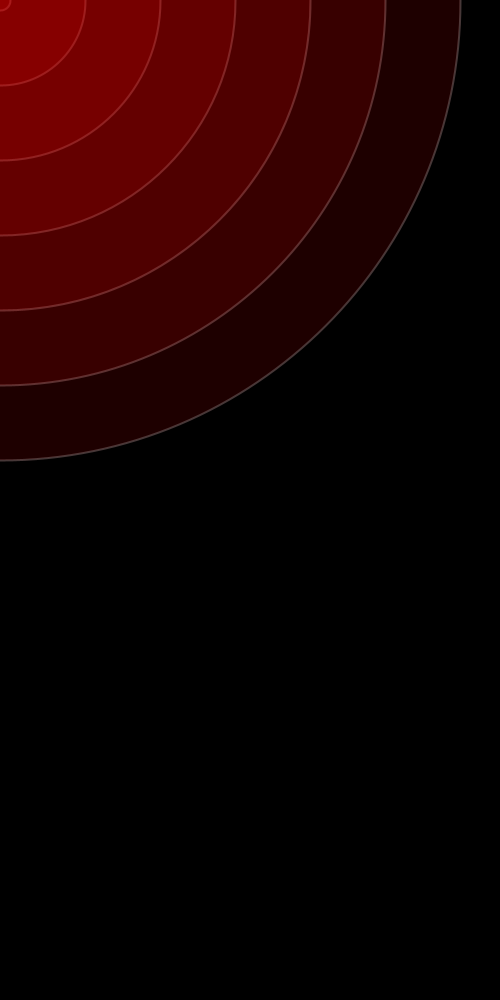
Frame 1 (no input)
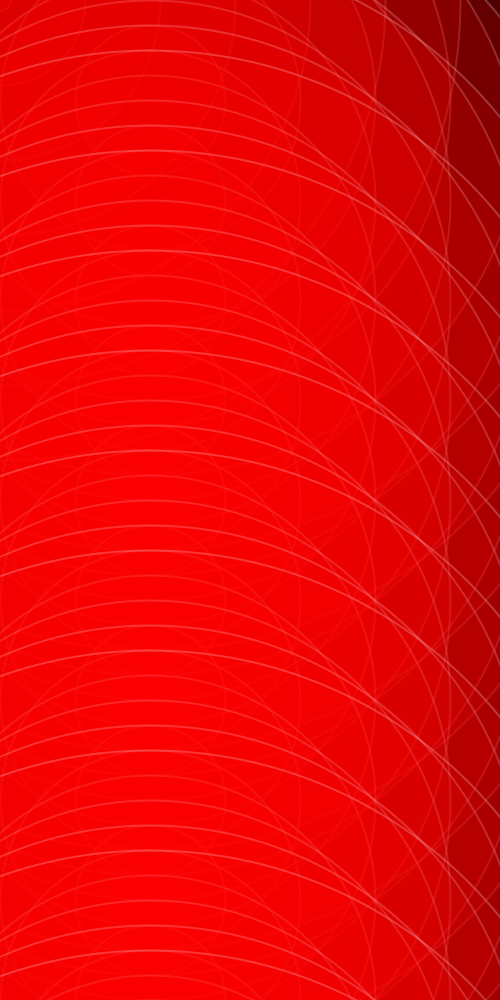
Frame 60 (the mouse pressed at the canvas centre just before this capture)
Frame 120 (the mouse held since frame 60 and released just before this capture): identical to frame 60, image omitted

The Processing sketch that drew these frames (run headless with seeded random() and noise(); from frame 60 on, the mouse is pressed at the canvas centre):

// Processing sketch: processing_32476
// ── processing_32476.pde



int x = 20;
float y = 0;
float ding = 0;

void setup(){

  size(500,1000);
 // beginRecord(PDF, "wow4.pdf");
  noFill();
  background (0);
  
  
}



void draw (){
 while (x<1000){
  fill(255,0,0,30);
  strokeWeight(2);
   stroke (255,200,200,70);
    ellipse ( y, ding ,x,x);
  x=x+ 150;
 }
  if (x > 500){
  y=0;
  ding = ding +100;
 }
 
 y=y+ 150
   ;
 x=0;
     

}

//void mouseClicked(){
// endRecord(); 
//}
                
